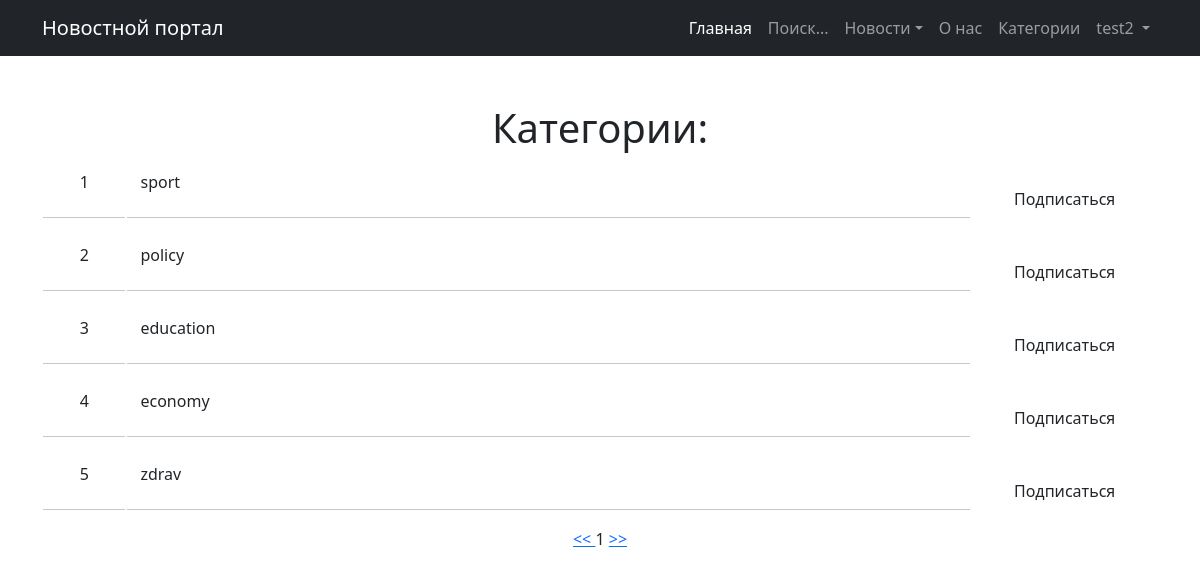
The page /category/ (signed in) on the database as committed earlier.
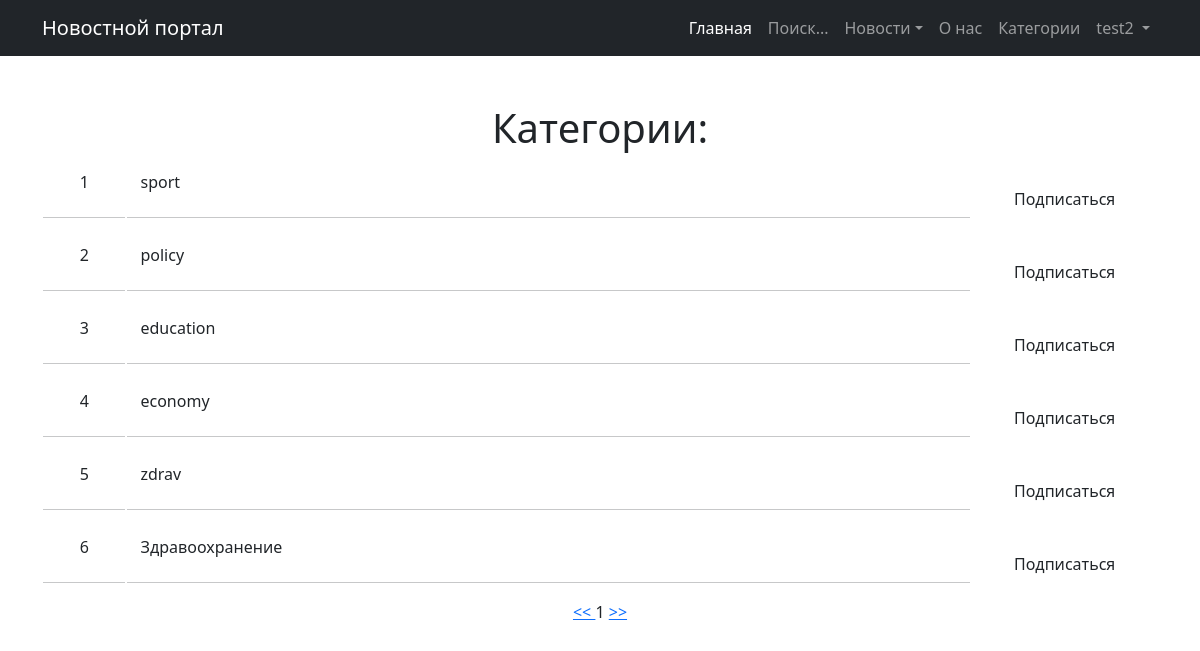
The same page on the database as committed later.
### news/models.py (models this page shows)
class Category(models.Model):
    name = models.CharField(max_length=2, choices=TOPICS, default=zdrav, unique=True)
    subscribers = models.ManyToManyField(User, through='UserCategory')
    class Meta:
        verbose_name = 'Категория'
        verbose_name_plural = 'Категории'
    def __str__(self):
        return f'{self.name}'

### news/views.py (the view, shortened to what this page needs)
# urls.py: path('category/', CategoryList.as_view(), name='category_list'),
class CategoryList(LoginRequiredMixin, ListView):
    model = Category
    ordering = 'id'
    template_name = 'category_list.html'
    context_object_name = 'category_list'
    paginate_by = 10
    def get_context_data(self, **kwargs):
        context = super().get_context_data(**kwargs)
        sub = []
        for cat_user in UserCategory.objects.all().filter(user=self.request.user):
            sub.append(cat_user.category)
        context['user_subscriber'] = sub
        return context

### news/templatetags/custom_tags.py (called while the page is built)
@register.simple_tag(takes_context=True)
def url_replace(context, **kwargs):
    d = context['request'].GET.copy()
    for k, v in kwargs.items():
        d[k] = v
    return d.urlencode()

### templates/category_list.html (shortened to what this page needs)
{% extends 'flatpages/default.html' %}
{% load custom_filters %}
{% load custom_tags %}
{% block content %}
<h1>Категории:</h1>
{% if category_list %}
<table>
    <tr>
        <td></td>
        <td></td>
        <td></td>
    </tr>
    {% for cat in category_list %}
    <tr>
        <td width="5%">
            <a class="btn">{{ cat.id }} </a>
            <hr>
        </td>
        <td align="left" width="50%">
            <a class="btn" href="/news/?categories={{ cat.id }}"> {{ cat }} </a>
            <hr>
        </td>
        <td width="10%">
            {% if cat in user_subscriber %}
                <a class="btn" href="{{ cat.id }}/unsubscribe">✔</a>
            {% else %}
                <a class="btn" href="{{ cat.id }}/subscribe">Подписаться</a>
            {% endif %}
        </td>
    </tr>
    {% endfor %}
</table>
{% else %}
<h2>Категорий нет!</h2>
{% endif %}
<a href="?{% url_replace page=1 %}"> << </a>
{{ page_obj.number }}
<a href="?{% url_replace page=page_obj.paginator.num_pages %}"> >> </a>
{% endblock content %}

Rows that differ between the two databases and show on the page:
added Category: id "6", name "Здравоохранение"
